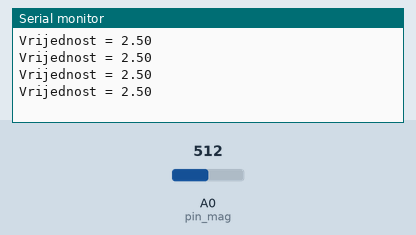
This sketch was run on a simulated Arduino Uno, built with avr-gcc and run on an emulated ATmega328P. Shown: the last lines printed to the serial monitor. The test bench sets the inputs (shaded band); at power-on: A0 (pin_mag) = 512.

Above: at 1.2 s.
1.3 s: A0 (pin_mag) set to 716
At 1.71 s:
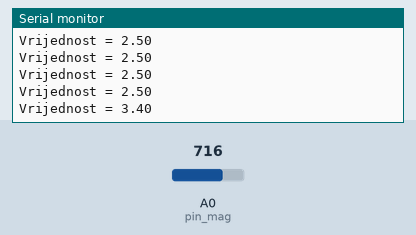
2.8 s: A0 (pin_mag) set to 900
At 2.91 s:
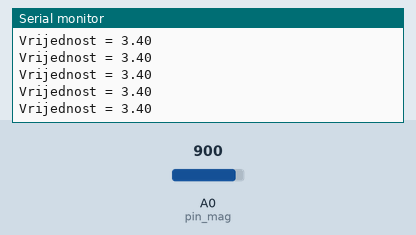
Timing chart, 0 to 5.8 s (numbered marks = the images above; inputs shaded):
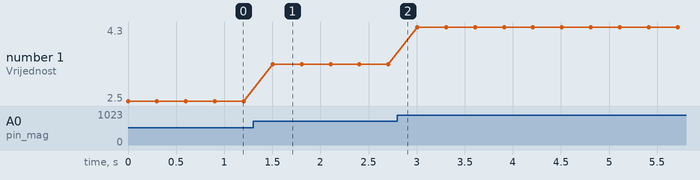

Measured:
- after the input at 1.3 s, the serial monitor: prints a new line after 0.20 s (image 1)
- plotted number 1: 2.5 → 3.4 after the input at 1.3 s, 3.4 → 4.3 after the input at 2.8 s

The sketch:

01_smjer_vjetra.ino
```cpp
int pin_mag = A0;

void setup() {
  pinMode(pin_mag, INPUT_PULLUP);
  Serial.begin(9600);
}

void loop() {
  int AD_value  = analogRead(pin_mag);  // 0-1023

  int int_voltage = map(AD_value, 0, 1023, 0, 50);

  float voltage = int_voltage / 10.0;

  Serial.print("Vrijednost = ");
  Serial.print(voltage);
  Serial.print("\n");
  delay(300);
}
```
